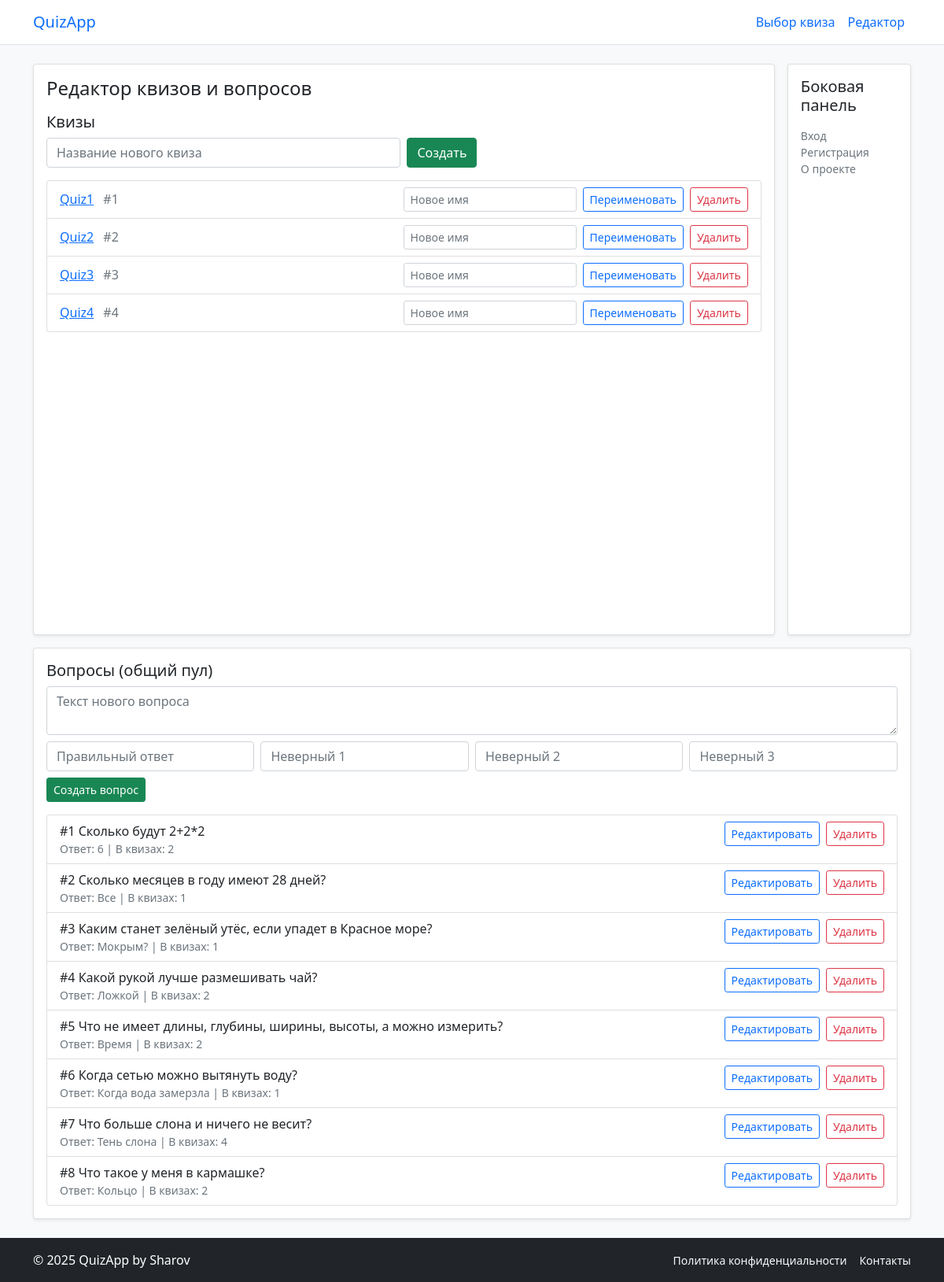
Page /quizzes/manage on the earlier database version.
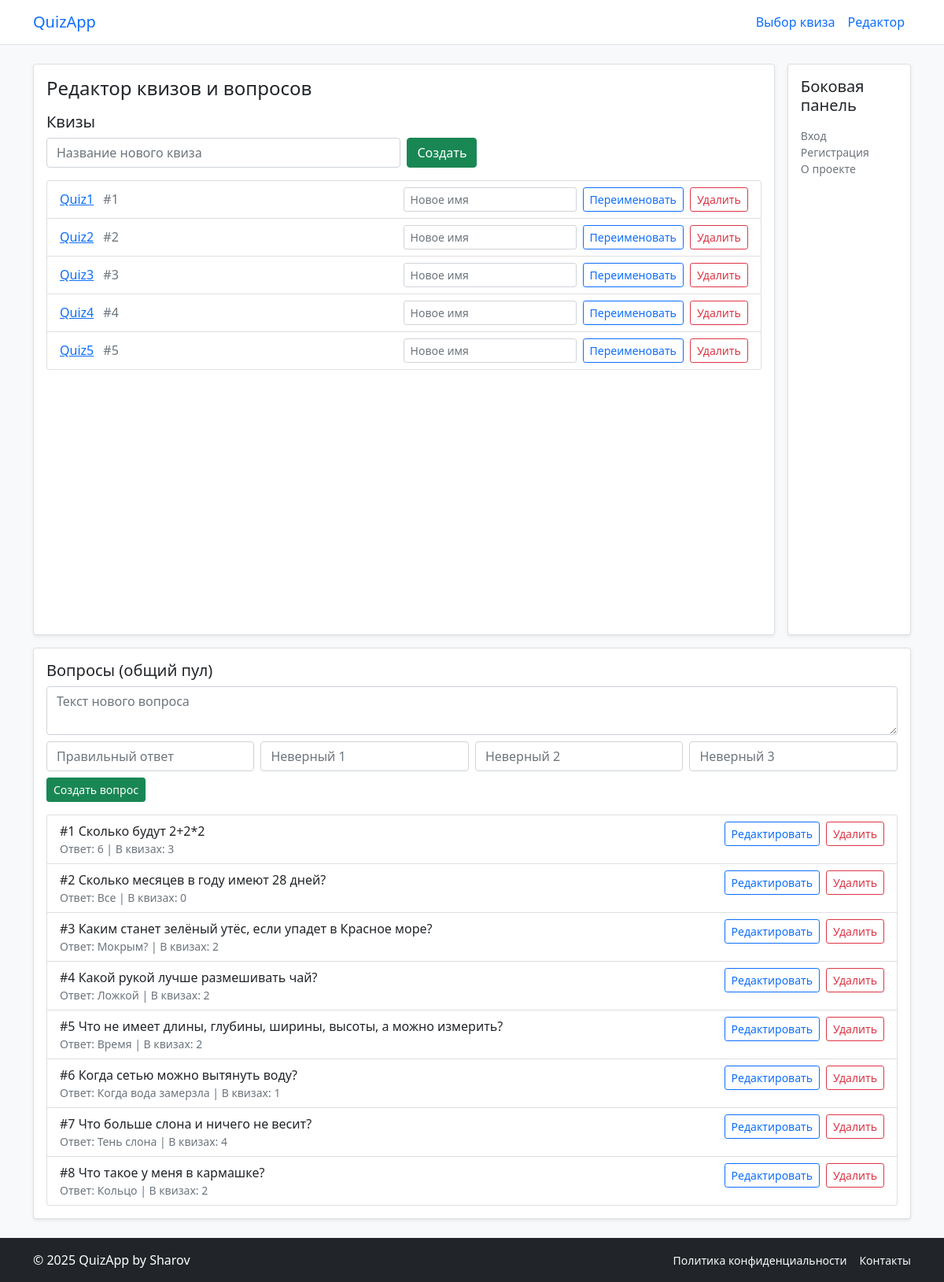
Same page on the later database version.
### database/model.py (models this page shows, shortened)
class Quiz(db.Model):
    __tablename__ = 'quizzes'
    id = db.Column(db.Integer, primary_key=True)
    name = db.Column(db.String(50), nullable=False)
    user_id = db.Column(db.Integer, db.ForeignKey('users.id'), nullable=False)
    questions = db.relationship(
        'Question',
        secondary=quiz_questions,
        backref='quizzes',
        lazy='select'
    )

class Question(db.Model):
    __tablename__ = 'questions'
    id = db.Column(db.Integer, primary_key=True)
    text = db.Column(db.String(250), nullable=False)
    answer = db.Column(db.String(100), nullable=False)
    wrong1 = db.Column(db.String(100), nullable=False)
    wrong2 = db.Column(db.String(100), nullable=False)
    wrong3 = db.Column(db.String(100), nullable=False)

### app/routes.py (the view)
@bp.route("/quizzes/manage", methods=["GET"])
def quizzes_manage():
    quizzes = list_instances(Quiz)
    questions = list_instances(Question)
    sel_id = request.args.get("quiz_id", type=int)
    selected_quiz = None
    available_questions = []
    if sel_id:
        selected_quiz = Quiz.query.get(sel_id)
        if selected_quiz:
            attached_ids = {q.id for q in selected_quiz.questions}
            available_questions = [q for q in questions if q.id not in attached_ids]
    return render_template(
        "quizzes_manage.html",
        quizzes=quizzes,
        questions=questions,
        selected_quiz=selected_quiz,
        available_questions=available_questions
    )

### database/CRUD.py (called while the page is built)
def list_instances(model):
    return db.session.scalars(select(model).order_by(model.id)).all()

### templates/quizzes_manage.html (shortened to what this page needs)
{% extends "base.html" %}
{% block header %}Редактор квизов и вопросов{% endblock %}
{% block content %}
  <h2 class="h5">Квизы</h2>
  <form class="row g-2 mb-3" method="post" action="{{ url_for('routes.quiz_create') }}">
    <div class="col-sm-6">
      <input name="name" class="form-control" placeholder="Название нового квиза" required>
    </div>
    <div class="col-auto">
      <button class="btn btn-success">Создать</button>
    </div>
  </form>
  <ul class="list-group">
    {% for qz in quizzes %}
      <li class="list-group-item">
        <div class="d-flex align-items-center justify-content-between">
          <div>
            <a class="fw-semibold me-2" href="{{ url_for('routes.quizzes_manage', quiz_id=qz.id) }}">{{ qz.name }}</a>
            <span class="text-secondary">#{{ qz.id }}</span>
          </div>
          <div class="d-flex gap-2">
            <form class="d-flex gap-2" method="post" action="{{ url_for('routes.quiz_rename', quiz_id=qz.id) }}">
              <input name="name" class="form-control form-control-sm" placeholder="Новое имя">
              <button class="btn btn-outline-primary btn-sm">Переименовать</button>
            </form>
            <form method="post" action="{{ url_for('routes.quiz_delete', quiz_id=qz.id) }}" onsubmit="return confirm('Удалить квиз?');">
              <button class="btn btn-outline-danger btn-sm">Удалить</button>
            </form>
          </div>
        </div>
      </li>
    {% else %}
      <li class="list-group-item text-secondary">Квизов ещё нет</li>
    {% endfor %}
  </ul>
{% endblock %}
{% block below_title %}Вопросы (общий пул){% endblock %}
{% block below %}
  <form class="mb-3" method="post" action="{{ url_for('routes.question_create') }}">
    <div class="mb-2">
      <textarea name="text" class="form-control" placeholder="Текст нового вопроса" required></textarea>
    </div>
    <div class="row g-2">
      <div class="col-md-3"><input name="answer" class="form-control" placeholder="Правильный ответ" required></div>
      <div class="col-md-3"><input name="wrong1" class="form-control" placeholder="Неверный 1" required></div>
      <div class="col-md-3"><input name="wrong2" class="form-control" placeholder="Неверный 2" required></div>
      <div class="col-md-3"><input name="wrong3" class="form-control" placeholder="Неверный 3" required></div>
    </div>
    <div class="mt-2">
      <button class="btn btn-success btn-sm">Создать вопрос</button>
    </div>
  </form>
  <ul class="list-group">
    {% for q in questions %}
      <li class="list-group-item d-flex justify-content-between align-items-start">
        <div>
          <div class="fw-semibold">#{{ q.id }} {{ q.text }}</div>
          <div class="small text-secondary">
            Ответ: {{ q.answer }} | В квизах: {{ q.quizzes | length }}
          </div>
        </div>
        <div class="d-flex gap-2">
          <a class="btn btn-outline-primary btn-sm" href="{{ url_for('routes.question_edit', question_id=q.id) }}">Редактировать</a>
          <form method="post" action="{{ url_for('routes.question_delete', question_id=q.id) }}" onsubmit="return confirm('Удалить вопрос? Он будет отвязан от всех квизов.');">
            <button class="btn btn-outline-danger btn-sm">Удалить</button>
          </form>
        </div>
      </li>
    {% else %}
      <li class="list-group-item text-secondary">Вопросов пока нет</li>
    {% endfor %}
  </ul>
{% endblock %}

Differences in the rows shown:
added Quiz: name "Quiz5", id "5"
computed for Question "Сколько будут 2+2*2": quizzes|length "2" → "3"
computed for Question "Сколько месяцев в году имеют 28 дней?": quizzes|length "1" → "0"
computed for Question "Каким станет зелёный утёс, если упадет в Красное море?": quizzes|length "1" → "2"
